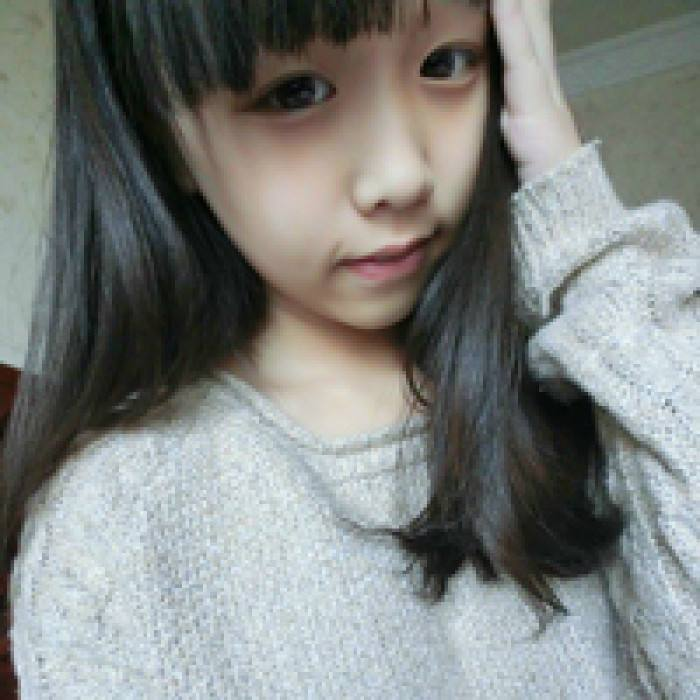
#> input picture face/img/369.jpeg, 700 x 700 px
$ python img_contours.py   (older library calls are emulated)
#> lines starting #> are read from the running program, lines starting #| are printed output that depends on the picture; after the words box and inside, x2 and y2 are one past the last pixel; in counts of white or black regions, pixels touching at a corner belong together; long printed decimals are rounded
import cv2
import numpy as np
from matplotlib import  pyplot as plt


img = cv2.imread('img/369.jpeg')
#> img is the input picture: shape (700, 700, 3); mean B, G, R 128.7, 131, 127.3
img_gray = cv2.cvtColor(img, cv2.COLOR_BGR2GRAY)
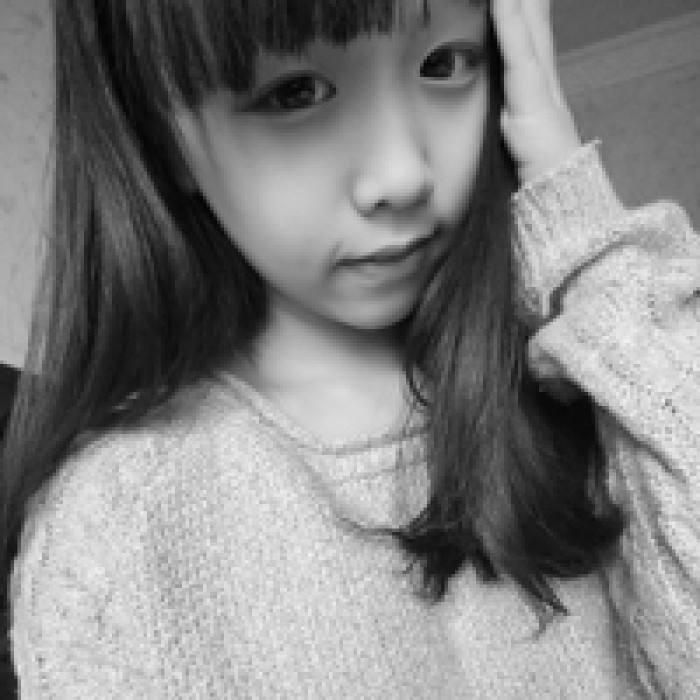
#> img_gray: shape (700, 700); min 1, max 249, mean 129.6
ret, thresh = cv2.threshold(img_gray,127,255,0)
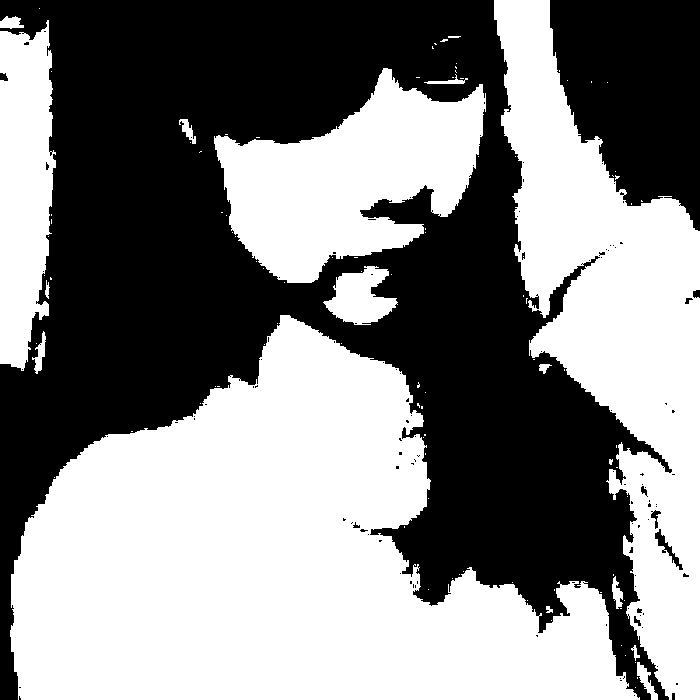
#> thresh: shape (700, 700); 52.5% white; 114 black regions (102 under 20 px)
image, contours, hierarchy = cv2.findContours(thresh, cv2.RETR_TREE, cv2.CHAIN_APPROX_SIMPLE)
#> contours = 240 contours, 212 with area under 20; largest, box (x1, y1, x2, y2) and area: (10, 315, 640, 700) 139714, (494, 0, 700, 700) 64045, (214, 68, 486, 283) 31474, (0, 20, 56, 371) 15015, (323, 266, 398, 325) 2486


x = cv2.drawContours(img, contours, -1, (0,255,0),3)
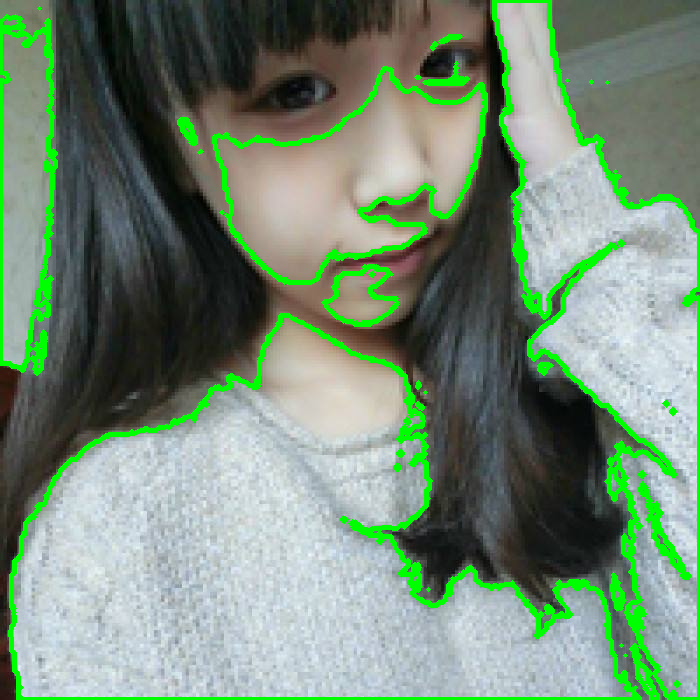
#> x: shape (700, 700, 3); mean B, G, R 118.5, 139.9, 116.9


cnt=contours[0]
#> cnt = [[635, 687]]
M=cv2.moments(cnt)
#> M = moments, m00 0
print(cv2.contourArea(cnt))
#| 0.0
perimeter=cv2.arcLength(cnt, True)
#> perimeter = 0
print(perimeter)
#| 0.0

k = cv2.isContourConvex(cnt)
#> k = False
print(k)
#| False


#plt.imshow(x)
#plt.show()


print('********************')


mask=np.zeros(img_gray.shape,np.uint8)

#print(mask)
m = cv2.drawContours(mask, [cnt],0,255,-1)
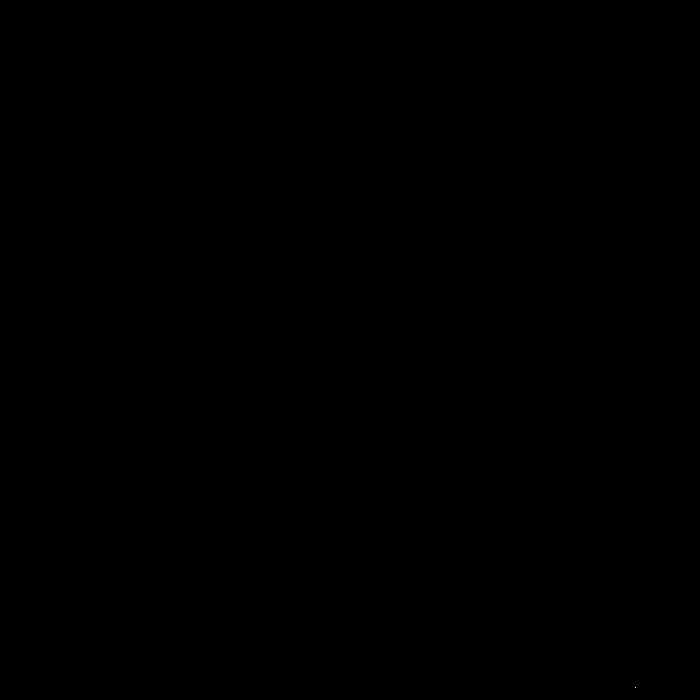
#> m: shape (700, 700); 0% white in thin lines or dots, all inside (x1, y1, x2, y2) = (635, 687, 636, 688)
x,y,w,h =cv2.boundingRect(cnt)
#> x = 635; y = 687; w = 1; h = 1
p = cv2.rectangle(img,(x,y),(x+w,y+h),(0,255,0),2)
plt.imshow(p)
plt.show()

$ run again, with face/img/123.jpeg copied over face/img/369.jpeg
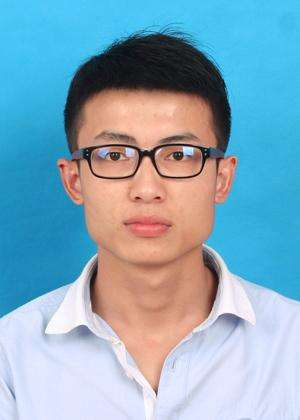
#> input picture face/img/123.jpeg, 300 x 420 px
#> img is the input picture: shape (420, 300, 3); mean B, G, R 188.5, 169.6, 135.2
#> `ret, thresh = cv2.threshold(img_gray,127,255,0)`:
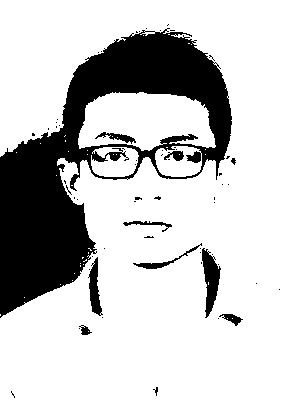
#> thresh: shape (420, 300); 79.3% white; 62 black regions (52 under 20 px)
#> contours = 154 contours, 134 with area under 20; largest, box (x1, y1, x2, y2) and area: (0, 0, 300, 420) 92673, (78, 92, 216, 151) 5944, (155, 146, 202, 177) 1172, (91, 147, 139, 177) 955, (201, 247, 222, 319) 786
#> `x = cv2.drawContours(img, contours, -1, (0,255,0),3)`:
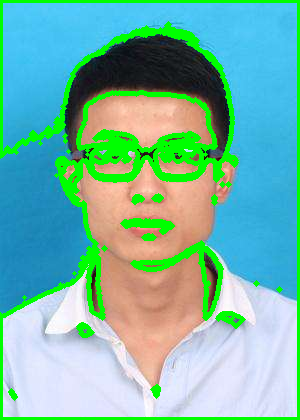
#> x: shape (420, 300, 3); mean B, G, R 167, 184.2, 116.6
#> cnt = [[0, 314], [0, 315]]
#> M = moments, m00 0
#| 0.0
#> perimeter = 2
#| 2.0
#> k = False
#| False
#> m: shape (420, 300); 0% white in thin lines or dots, all inside (x1, y1, x2, y2) = (0, 314, 1, 316)
#> `x,y,w,h =cv2.boundingRect(cnt)`: x = 0; y = 314; w = 1; h = 2

$ run again, with face/img/147.jpeg copied over face/img/369.jpeg
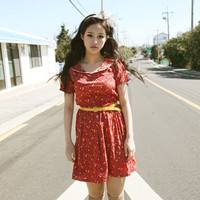
#> input picture face/img/147.jpeg, 200 x 200 px
#> img is the input picture: shape (200, 200, 3); mean B, G, R 159.7, 171, 186.3
#> `ret, thresh = cv2.threshold(img_gray,127,255,0)`:
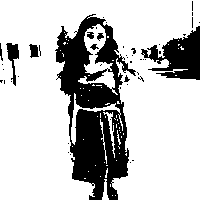
#> thresh: shape (200, 200); 75.7% white; 46 black regions (37 under 20 px)
#> contours = 124 contours, 110 with area under 20; largest, box (x1, y1, x2, y2) and area: (0, 0, 200, 200) 28204, (78, 24, 118, 95) 905, (5, 42, 20, 87) 292, (71, 93, 123, 145) 240, (28, 43, 40, 59) 112
#> `x = cv2.drawContours(img, contours, -1, (0,255,0),3)`:
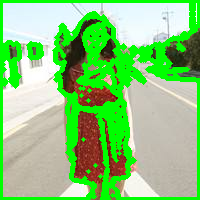
#> x: shape (200, 200, 3); mean B, G, R 123.8, 202, 138.3
#> cnt = [[115, 195]]
#> M = moments, m00 0
#| 0.0
#> perimeter = 0
#| 0.0
#> k = False
#| False
#> m: shape (200, 200); 0% white in thin lines or dots, all inside (x1, y1, x2, y2) = (115, 195, 116, 196)
#> `x,y,w,h =cv2.boundingRect(cnt)`: x = 115; y = 195; w = 1
